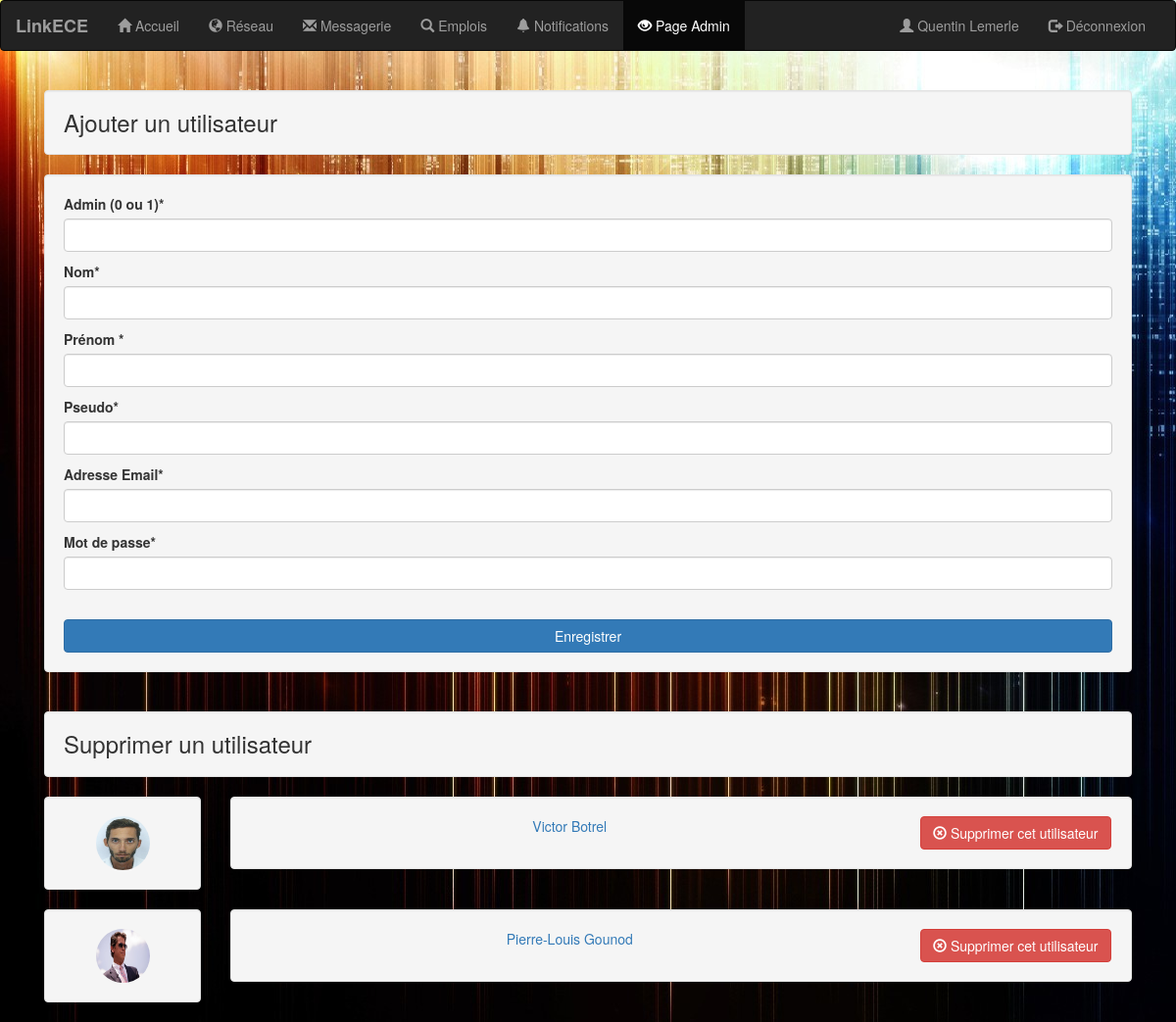
The page /admin.php (signed in) on the database its author committed.
### tables this page shows
CREATE TABLE IF NOT EXISTS `users` (
  `id_user` int(10) NOT NULL AUTO_INCREMENT,
  `admin` tinyint(1) NOT NULL DEFAULT '0',
  `email` varchar(255) NOT NULL,
  `username` varchar(255) NOT NULL,
  `password` varchar(255) NOT NULL,
  `nom` varchar(255) NOT NULL,
  `prenom` varchar(255) NOT NULL,
  `avatar` varchar(255) NOT NULL DEFAULT 'img/avatar.svg',
  `background` varchar(255) DEFAULT 'img/back.png',
  `cv` varchar(255) DEFAULT 'img/cv.pdf',
  `hash` varchar(255) NOT NULL,
  `active` smallint(6) NOT NULL,
  `adresse` varchar(100) DEFAULT NULL,
  `resume` text,
  `promotion` int(4) DEFAULT NULL,
  PRIMARY KEY (`id_user`)
);

### admin.php (the view, shortened to what this page needs)
<?php
include('connect.php');
if ( $_SESSION['logged_in'] != 1 ) {
    $_SESSION['message'] = "You must log in before viewing your profile page!";
    header("location: login-system/error.php");
}
else {
    $nom = $_SESSION['nom'];
    $prenom = $_SESSION['prenom'];
    $id_user = $_SESSION['id_user'];
    $req = "SELECT * FROM users ORDER BY nom ASC";
    $resultat = mysqli_query($con, $req);
}
$av = mysqli_query($con,"SELECT * FROM users WHERE id_user='$id_user'");
$user_obj = $av->fetch_assoc();
$dist_back=$user_obj['background'];
$dist_admin=$user_obj['admin'];
?>
<!DOCTYPE html>
<html>
    <head>
        <link rel="stylesheet" href="https://maxcdn.bootstrapcdn.com/bootstrap/3.3.7/css/bootstrap.min.css">
    </head>
    <body background="<?= $dist_back ?>">
        <nav class="navbar navbar-inverse">
            <div class="container-fluid">
                <div class="navbar-header">
                    <a class="navbar-brand" href="accueil.php">LinkECE</a>
                </div>
                <div class="collapse navbar-collapse" id="myNavbar">
                    <ul class="nav navbar-nav">
                        <li><a href="accueil.php"><span class="glyphicon glyphicon-home"></span> Accueil</a></li>
                        <li><a href="reseau.php"><span class="glyphicon glyphicon-globe"></span> Réseau</a></li>
                        <li><a href="chat/message.php"><span class="glyphicon glyphicon-envelope"></span> Messagerie</a></li>
                        <li><a href="emplois.php"><span class="glyphicon glyphicon-search"></span> Emplois</a></li>
                        <li><a href="notifications.php"><span class="glyphicon glyphicon-bell"></span> Notifications</a></li>
                        <?php if($dist_admin==1){echo "<li class='active'><a href='admin.php'><span class='glyphicon glyphicon-eye-open'></span> Page Admin</a></li>";}?>
                    </ul>
                    <ul class="nav navbar-nav navbar-right">
                        <li><a href="profil.php"><span class="glyphicon glyphicon-user"></span> <?= $prenom.' '.$nom ?> </a></li>
                        <li><a href="login-system/logout.php"><span class="glyphicon glyphicon-log-out"></span> Déconnexion</a></li>
                    </ul>
                </div>
            </div>
        </nav>
        <div class="container text-center">
             <div class="col-sm-12">
                    <h3 class="well">Ajouter un utilisateur</h3>
                    <div class="row">
                             <form class="form" action="addUser.php" method="post" autocomplete="off">
                                <div class="col-sm-12">
                                    <div class='well'>
                                        <p class='profil'><label>Admin (0 ou 1)<span class="req">*</span></label>
                                        <input type="text" class="form-control" pattern="[0-1]{1}" required autocomplete="off" name='admin' /></p>
                                        <p class='profil'><label>Nom<span class="req">*</span></label>
                                        <input type="text" class="form-control" required autocomplete="off" name='nom' /></p>
                                        <p class='profil'><label>Prénom <span class="req">*</span></label>
                                        <input type="text"required autocomplete="off" class="form-control" name='prenom' /></p>
                                        <p class='profil'><label>Pseudo<span class="req">*</span></label>
                                        <input class="form-control" type="text"required autocomplete="off" name='username' /></p>
                                        <p class='profil'><label>Adresse Email<span class="req">*</span></label>
                                        <input class="form-control" type="email"required autocomplete="off" name='email' /></p>
                                        <p class='profil'><label>Mot de passe<span class="req">*</span></label>
                                        <input class="form-control" type="password"required autocomplete="off" name='password'/></p><br>
                                        <input type="submit" value="Enregistrer" name="Enregistrer" class="btn btn-block btn-primary" />
                                    </div>
                                </div>
                        </form>
                    </div>
                </div>
                <div class="col-sm-12">
                <h3 class="well">Supprimer un utilisateur</h3>
                            <?php
                    while($post = mysqli_fetch_array($resultat)){
                        if($post['id_user']!=$id_user){
                        echo "<div class='row'>
                                <div class='col-sm-2'>
                                <div class='well'>
                                    <img src=".$post['avatar']." class='img-circle' height='55' width='55' alt='Avatar'>
                                </div>
                                </div>
                                <div class='col-sm-10'>
                                <div class='well'>
                                <div class='row'>
                                    <div class='col-sm-9'><a href='viewprofile.php?id_user=".$post['id_user']."'>".$post['prenom']." ".$post['nom']."</a></div>
                                    <div class='col-sm-3'><a href='suppUser.php?id_user=".$post['id_user']."' class='btn btn-danger'><span class='glyphicon glyphicon-remove-circle'></span> Supprimer cet utilisateur</a></div>
                                </div>
                                </div>
                                </div>
                            </div>";
                        }
                    }?>
            </div>
        </div>
    </body>
</html>

### admin.php (style rules this page uses)
.profil { text-align:left; }
h3 { text-align: left; }
.navbar-brand { font-weight: bold; }

### rows shown on the page
users: avatar (picture), prenom "Victor", nom "Botrel"
users: avatar (picture), prenom "Pierre-Louis", nom "Gounod"

### other values the page prints
$prenom "Quentin"
$nom "Lemerle"
